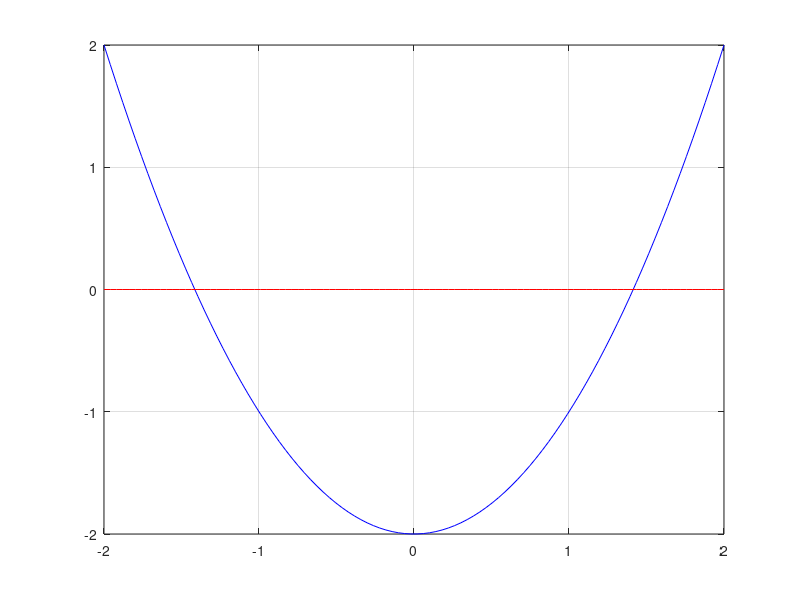

Write the MATLAB code that produced this figure. (Note: this script raises an error after producing the figure.)
%
disp('***********************************************')
disp('*****************esercizio_4_1*****************')
disp('***********************************************')

close all
clear all
nmax = 100;
toll = 1.0e-10;
%
disp('****************funzione 1****************') 
f = inline('x.^2-2');
fd = inline('2*x');
figure
x = linspace(-2,2);
plot(x,f(x),'b',x,0*x,'r')
grid on
x0 = input('scegli x0=')
[alpha,n] = newton(f,fd,x0,nmax,toll)
pause
%
disp('****************funzione 2****************')
f = inline('x.^3-x-1');
fd = inline('3*x.^2-1');
figure
x = linspace(-2,2);
plot(x,f(x),'b',x,0*x,'r')
grid on
x0 = input('scegli x0=')
[alpha,n] = newton(f,fd,x0,nmax,toll)
pause
%
disp('****************funzione 3****************')
f = inline('(x-2.^(-x)).^3');
fd = inline('3*(x-2.^(-x)).^2*(1+2.^(-x).*log(2))');
figure
x = linspace(-2,2);
plot(x,f(x),'b',x,0*x,'r')
grid on
x0 = input('scegli x0=')
[alpha,n] = newton(f,fd,x0,nmax,toll)
pause
%
disp('****************funzione 4****************')
f = inline('exp(x)-2*x.^2');
fd = inline('exp(x)-4*x');
figure
x = linspace(-2,2);
plot(x,f(x),'b',x,0*x,'r')
grid on
x0 = input('scegli x0=')
[alpha,n] = newton(f,fd,x0,nmax,toll)
pause

%%%%%%%%%%%%%%%%%%%%%%%%%%%%%%%%%%%%%%%%%%%%%%%%%%%%%%%%%%%%%%%%%%%%%%%%%%%%%%%%%%%%%%%%%%%%%%%

disp('***********************************************')
disp('*****************esercizio_4_2*****************')
disp('***********************************************')

close all
clear all

nmax = 100;
toll = 1.0e-10;
disp('****************funzione 1****************')
g = inline('-sqrt(exp(x)/2)');
figure
x = linspace(-2,2);
plot(x,g(x),'b',x,x,'r')
grid on
x0 = input('scegli x0=')
[alpha,n] = punto_fisso(g,x0,nmax,toll)
pause
%
disp('****************funzione 2****************')
g = inline('(2*x.^3+4*x.^2+10)./(3*x.^2+8*x)');
figure
x = linspace(1,2);
plot(x,g(x),'b',x,x,'r')
grid on
x0 = input('scegli x0=')
[alpha,n] = punto_fisso(g,x0,nmax,toll)
pause

%%%%%%%%%%%%%%%%%%%%%%%%%%%%%%%%%%%%%%%%%%%%%%%%%%%%%%%%%%%%%%%%%%%%%%%%%%%%%%%%%%%%%%%%%%%%%%%

disp('***********************************************')
disp('*****************esercizio_4_3*****************')
disp('***********************************************')

close all
clear all
nmax = 100;
toll = 1.0e-10;
%
disp('****************funzione 1****************')
g = inline('-log(x)');
figure
x = linspace(0.2,0.8);
plot(x,g(x),'b',x,x,'r')
grid on
x0 = input('scegli x0=')
[alpha,n] = punto_fisso(g,x0,nmax,toll)
pause
%
disp('****************funzione 2****************')
g = inline('exp(-x)');
figure
x = linspace(0.2,0.8);
plot(x,g(x),'b',x,x,'r')
grid on
x0 = input('scegli x0=')
[alpha,n] = punto_fisso(g,x0,nmax,toll)
pause
%
disp('****************funzione 3****************')
g = inline('(x+exp(-x))/2');
figure
x = linspace(0.2,0.8);
plot(x,g(x),'b',x,x,'r')
grid on
x0 = input('scegli x0=')
[alpha,n] = punto_fisso(g,x0,nmax,toll)
pause
%
disp('****************funzione 4****************')
f = inline('x+log(x)');
fd = inline('1+(1/x)');
figure
x = linspace(0.2,0.8);
plot(x,f(x),'b',x,0*x,'r')
grid on
x0 = input('scegli x0=')
[alpha,n] = newton(f,fd,x0,nmax,toll)
pause
%
disp('****************funzione 5****************')
g = inline('x-(x-exp(-x))/(3/2)');
figure
x = linspace(0.2,0.8);
plot(x,g(x),'b',x,x,'r')
grid on
x0 = input('scegli x0=')
[alpha,n] = punto_fisso(g,x0,nmax,toll)
